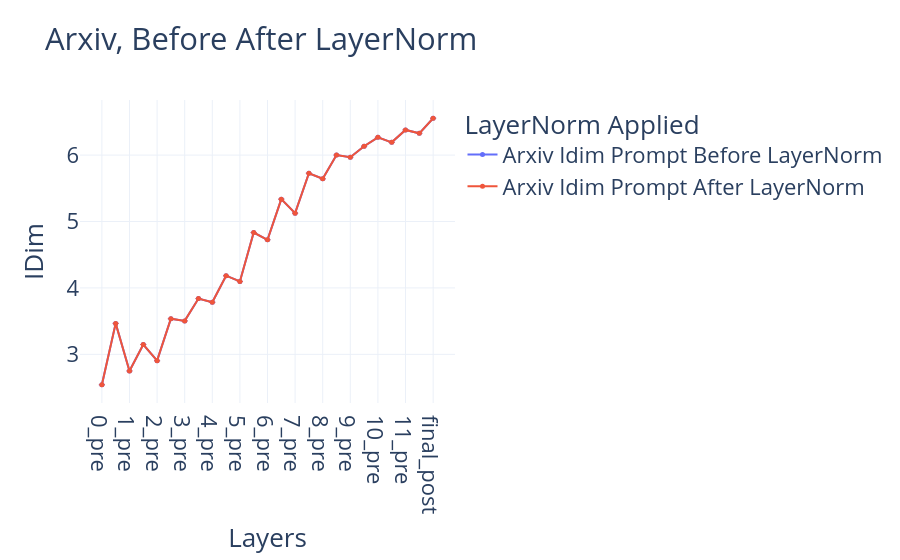

Source (notebook cell):
### Code cell
# Initialize a Plotly Figure object
fig = go.Figure()



# Example: Get the first color


# Add the main trace: the average line with error bars
fig.add_trace(go.Scatter(
    x=labels,
    y=arxiv_before_average,
    mode='lines+markers',  # Display both the line connecting points and markers at each point
    name='Arxiv Idim Prompt Before LayerNorm',   # Name for the legend
    line=dict(color=colors[0], width=2), # Style the average line
    marker=dict(size=5, color=colors[0]), # Style the markers
    error_y=dict(
        type='data',       # Error bar type: 'data' means the 'array' values are the error magnitudes
        array=arxiv_before_err,   # Provide the calculated standard error values for the error bars
        visible=True,      # Make the error bars visible
        thickness=1,       # Thickness of the error bar lines
        width=3,           # Width of the e rror bar caps
        color=get_alpha_color_string(colors[0]) # Color of error bars (royalblue with some transparency)
    )
))



fig.add_trace(go.Scatter(
    x=labels,
    y=arxiv_after_average,
    mode='lines+markers',  # Display both the line connecting points and markers at each point
    name='Arxiv Idim Prompt After LayerNorm',   # Name for the legend
    line=dict(color=colors[1], width=2), # Style the average line
    marker=dict(size=5, color=colors[1]), # Style the markers
    error_y=dict(
        type='data',       # Error bar type: 'data' means the 'array' values are the error magnitudes
        array=arxiv_after_err,   # Provide the calculated standard error values for the error bars
        visible=True,      # Make the error bars visible
        thickness=1,       # Thickness of the error bar lines
        width=3,           # Width of the e rror bar caps
        color=get_alpha_color_string(colors[1]) # Color of error bars (royalblue with some transparency)
    )
))


# --- Optional: Add the original individual lines for context (commented out by default) ---
# Uncomment the following loop if you want to see the underlying data lines.
# for i in range(num_lines):
#     fig.add_trace(go.Scatter(
#         x=x_values,
#         y=y_data[i, :],
#         mode='lines',
#         name=f'Line {i+1}',
#         line=dict(width=0.5, color='rgba(128, 128, 128, 0.4)'), # Thin, semi-transparent grey lines
#         showlegend=False # Hide these individual lines from the main legend
#     ))

# --- 4. Customize the Plot Layout ---
fig.update_layout(font=dict(size=22)) 
fig.update_layout(
    title='Arxiv, Before After LayerNorm', # Plot title
    xaxis_title='Layers',                 # X-axis label
    yaxis_title='IDim',                               # Y-axis label
    legend_title='LayerNorm Applied',                               # Title for the legend box
    hovermode='x unified',                               # Show hover info for all traces at a given x-value
    template='plotly_white',
    showlegend=True,
)

#fig.write_image('IDIM_prompt_categories.png')
# --- 5. Show the Plot ---

# Display the figure. This will typically open it in a browser window
# or display it in the output cell of a Jupyter notebook.
fig.show()

### Figure 1 — Plotly figure (JSON) as saved in the notebook; plotly's stock layout.template omitted (floating-point values rounded to 4 significant figures)
{"data": [{"error_y": {"array": [4.443e-16, 0, 8.886e-16, 8.886e-16, 1.333e-15, 4.443e-16, 8.886e-16, 4.443e-16, 0, 0, 8.886e-16, 8.886e-16, 8.886e-16, 2.666e-15, 8.886e-16, 1.777e-15, 0, 8.886e-16, 8.886e-16, 2.666e-15, 1.777e-15, 2.666e-15, 1.777e-15, 8.886e-16, 8.886e-16], "color": "rgba(99, 110, 250, 0.5)", "thickness": 1, "type": "data", "visible": true, "width": 3}, "line": {"color": "#636EFA", "width": 2}, "marker": {"color": "#636EFA", "size": 5}, "mode": "lines+markers", "name": "Arxiv Idim Prompt Before LayerNorm", "type": "scatter", "x": ["0_pre", "0_mid", "1_pre", "1_mid", "2_pre", "2_mid", "3_pre", "3_mid", "4_pre", "4_mid", "5_pre", "5_mid", "6_pre", "6_mid", "7_pre", "7_mid", "8_pre", "8_mid", "9_pre", "9_mid", "10_pre", "10_mid", "11_pre", "11_mid", "final_post"], "y": [2.542, 3.466, 2.75, 3.148, 2.905, 3.537, 3.504, 3.84, 3.784, 4.184, 4.097, 4.835, 4.725, 5.337, 5.126, 5.726, 5.643, 6.001, 5.968, 6.133, 6.267, 6.192, 6.379, 6.328, 6.555]}, {"error_y": {"array": [4.443e-16, 0, 8.886e-16, 8.886e-16, 1.333e-15, 4.443e-16, 8.886e-16, 4.443e-16, 8.886e-16, 0, 8.886e-16, 0, 8.886e-16, 2.666e-15, 8.886e-16, 1.777e-15, 0, 8.886e-16, 8.886e-16, 2.666e-15, 8.886e-16, 2.666e-15, 1.777e-15, 1.777e-15, 8.886e-16], "color": "rgba(239, 85, 59, 0.5)", "thickness": 1, "type": "data", "visible": true, "width": 3}, "line": {"color": "#EF553B", "width": 2}, "marker": {"color": "#EF553B", "size": 5}, "mode": "lines+markers", "name": "Arxiv Idim Prompt After LayerNorm", "type": "scatter", "x": ["0_pre", "0_mid", "1_pre", "1_mid", "2_pre", "2_mid", "3_pre", "3_mid", "4_pre", "4_mid", "5_pre", "5_mid", "6_pre", "6_mid", "7_pre", "7_mid", "8_pre", "8_mid", "9_pre", "9_mid", "10_pre", "10_mid", "11_pre", "11_mid", "final_post"], "y": [2.542, 3.466, 2.75, 3.148, 2.905, 3.537, 3.504, 3.84, 3.784, 4.184, 4.097, 4.835, 4.725, 5.337, 5.126, 5.726, 5.643, 6.001, 5.968, 6.133, 6.267, 6.192, 6.379, 6.328, 6.555]}], "layout": {"font": {"size": 22}, "hovermode": "x unified", "legend": {"title": {"text": "LayerNorm Applied"}}, "showlegend": true, "title": {"text": "Arxiv, Before After LayerNorm"}, "xaxis": {"title": {"text": "Layers"}}, "yaxis": {"title": {"text": "IDim"}}}}
